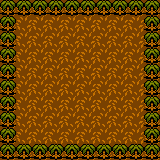

Tiled map render using the project's own tile images. Description and the whole map definition, tile-layer contents included, below:
An orthogonal 10x10 tile map with 16x16 px tiles, 2 tile layers (bottom, walls) and 5 objects.

<map version="1.9" tiledversion="1.9.2" orientation="orthogonal" renderorder="right-down" width="10" height="10" tilewidth="16" tileheight="16" infinite="0" nextlayerid="8" nextobjectid="20">
 <tileset firstgid="1" source="tileset-world.tsx" />
 <layer id="1" name="bottom" width="10" height="10">
  <data encoding="csv">
77,77,77,77,77,77,77,77,77,77,
77,77,77,77,77,77,77,77,77,77,
77,77,77,77,77,77,77,77,77,77,
77,77,77,77,77,77,77,77,77,77,
77,77,77,77,77,77,77,77,77,77,
77,77,77,77,77,77,77,77,77,77,
77,77,77,77,77,77,77,77,77,77,
77,77,77,77,77,77,77,77,77,77,
77,77,77,77,77,77,77,77,77,77,
77,77,77,77,77,77,77,77,77,77
</data>
 </layer>
 <layer id="2" name="walls" width="10" height="10">
  <data encoding="csv">
75,75,75,75,75,75,75,75,75,75,
75,0,0,0,0,0,0,0,0,75,
75,0,0,0,0,0,0,0,0,75,
75,0,0,0,0,0,0,0,0,75,
75,0,0,0,0,0,0,0,0,75,
75,0,0,0,0,0,0,0,0,75,
75,0,0,0,0,0,0,0,0,75,
75,0,0,0,0,0,0,0,0,75,
75,0,0,0,0,0,0,0,0,75,
75,75,75,75,75,75,75,75,75,75
</data>
 </layer>
 <objectgroup id="7" name="obj">
  <object id="12" x="55.3728" y="39.7239">
   <ellipse />
  </object>
  <object id="13" x="39.7239" y="103.924">
   <ellipse />
  </object>
  <object id="17" x="107.134" y="44.539" />
  <object id="18" x="59.3853" y="107.937" />
  <object id="19" x="72.6271" y="77.8428">
   <point />
  </object>
 </objectgroup>
</map>
